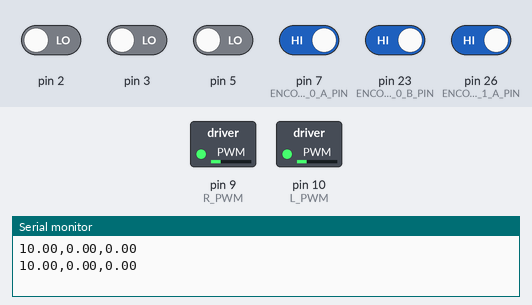
A sketch run on a simulated Arduino Mega 2560, built with avr-gcc and run on an emulated ATmega2560. Shown: switched loads named in the sketch (green lamp = pin HIGH), the last lines printed to the serial monitor. The test bench sets the inputs (shaded band); at power-on: pin 7 (ENCODER_0_A_PIN), pin 23 (ENCODER_0_B_PIN), pin 26 (ENCODER_1_A_PIN) HIGH, pin 2, pin 3, pin 5 LOW.

Above: at 8.05 s.
At 8.55 s:
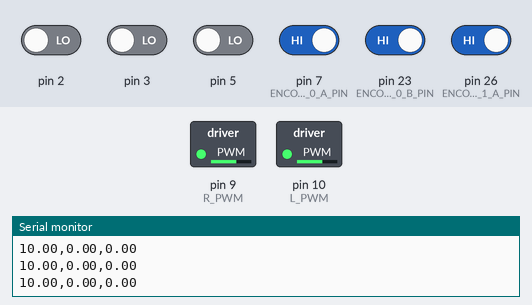
At 8.8 s:
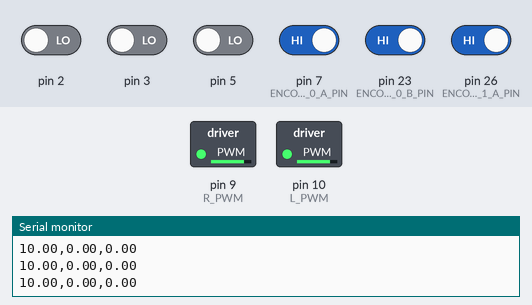
At 9.05 s:
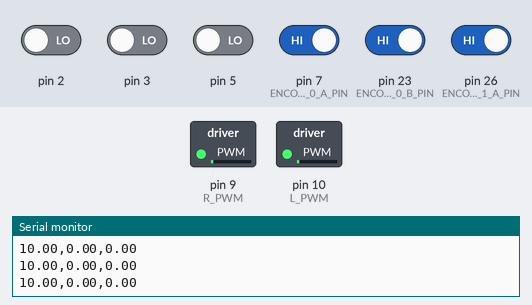
Timing chart, 0 to 11.0 s (numbered marks = the images above):
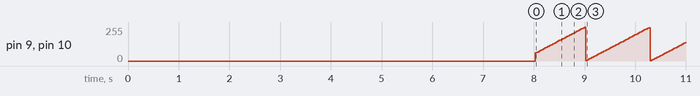

Measured:
- by itself, pin 9 (R_PWM), pin 10 (L_PWM): ramps from 0/255 to 255/255 and jumps back, once every 1.3 s

The sketch:

1029_PID.ino
```cpp
#include "Motors.h"
#include "encoders.h"'
#include "PID.h"

Motors_c motors;
PID_c left_pid;
PID_c right_pid;

#define SPEED_EST_MS 10 // estimate speed every 10ms
#define TEST_MS 2000

bool isTurning = false;

//PID
unsigned long speed_est_ts;
unsigned long test_ts;
unsigned long PID_update_priviTime;
float a = 0.1; // parameter of low pass filter
float demand = 10; // velocity demand

//Encoder
unsigned long Encoder_dt_previTime = 0;
long last_e0;
long last_e1;
float speed_e0;
float speed_e1;
float St0;
float St1;
float previSt0;
float previSt1;

void setup() {
  Serial.begin(9600);
  setupEncoder0();
  setupEncoder1();
  last_e0 = count_e0;
  last_e1 = count_e1;
  speed_e0 = 0.0;
  speed_e1 = 0.0;
  St0 = 0.0;
  St1 = 0.0;
  previSt0 = 0.0;
  previSt1 = 0.0;
  left_pid.initialise( 5.5, 0.02, 0.0 ); //pid initialise ( 13.0, 0.2, 0.0 ) respond would be faster but too strong
  right_pid.initialise( 5.5, 0.02, 0.0 ); //pid initialise ( 13.0, 0.2, 0.0 ) respond would be faster but too strong
  test_ts = millis(); // Prepare our testing timestamp
  delay(8000);
  left_pid.reset();
  right_pid.reset();
}

void loop() {


  unsigned long Encoder_dt_currenTime = millis();
  if( Encoder_dt_currenTime - Encoder_dt_previTime > 20 ) {
    long dt = Encoder_dt_currenTime - Encoder_dt_previTime;
    if (dt == 0) {
      return;
    }
    long count_difference0 = count_e0 - last_e0;
    long count_difference1 = count_e1 -last_e1;
    last_e0 = count_e0;
    last_e1 = count_e1;
    speed_e0 = (float)count_difference0 / (float)dt;
    speed_e1 = (float)count_difference1 / (float)dt;
    St0 = (float)(a * speed_e0) + (float)((1.0 - a) * previSt0);
    St1 = (float)(a * speed_e1) + (float)((1.0 - a) * previSt1);
    Encoder_dt_previTime = Encoder_dt_currenTime;
    previSt0 = St0;
    previSt1 = St1;
    //Serial.print( speed_e0 * 60000 / 358.3 , 4 ); // chaging speed unit to rpm
    //Serial.print( "," );
    //Serial.println( St * 60000 / 358.3 , 4 ); //rpm // chaging speed unit to rpm
  }


//   if( millis() - test_ts > TEST_MS ) {
//    test_ts = millis();
//    demand = demand * -1.0;
//  } // changing damand to positive or netative to test the performance PID controller


      unsigned long PID_update_currenTime = millis();
    if(PID_update_currenTime - PID_update_priviTime > 30){
      float l_pwm = left_pid.update( demand, St1*10 );
      float r_pwm = right_pid.update( demand, St0*10 );
      motors.setPWM( l_pwm, r_pwm );
      PID_update_priviTime = PID_update_currenTime;
      Serial.print( demand );
      Serial.print( "," );
      Serial.print( St0*10 );
      Serial.print( "," );
      Serial.print( St1*10 );
      Serial.print( "\n" );
    }
}
```

Encoders.h
```cpp
/*
 *
 * This code has been completed for you and should not be changed.
 * This code will be discussed in Labsheet 4.
 *
 */

#ifndef _ENCODERS_H
#define _ENCODERS_H

#define ENCODER_0_A_PIN  7
#define ENCODER_0_B_PIN  23
#define ENCODER_1_A_PIN  26
//#define ENCODER_1_B_PIN Non-standard pin!


// Volatile Global variables used by Encoder ISR.
volatile long count_e0; // used by encoder to count the rotation
volatile byte state_e0; // used to determine quadrature state
volatile long count_e1;
volatile byte state_e1;


// This ISR handles just Encoder 1
// ISR to read the Encoder1 Channel A and B pins
// and then look up based on  transition what kind of
// rotation must have occured.
ISR( INT6_vect ) {
  // We know that the ISR is only called when a pin changes.
  // We also know only 1 pin can change at a time.
  // The XOR(AB) signal change from "Channel A" triggers ISR.

  // First, Read in the new state of the encoder pins.
  // Standard pins, so standard read functions.
  boolean e0_B = digitalRead( ENCODER_0_B_PIN ); // normal B state
  boolean e0_A = digitalRead( ENCODER_0_A_PIN ); // XOR(AB)

  // Software XOR (^) logically infers
  // the true value of A given the state of B
  e0_A = e0_A ^ e0_B;

  // Shift our (new) current readings into bit positions
  // 2 and 3 in the state variable (current state)
  // State: (bit3)  (bit2)  (bit1)   (bit0)
  // State:  new B   new A   old B   old A
  state_e0 = state_e0 | ( e0_B  << 3 );
  state_e0 = state_e0 | ( e0_A  << 2 );

  if ( state_e0 == 1 ) {
    count_e0--;
  } else if ( state_e0 == 2) {
    count_e0++;
  } else if ( state_e0 == 4) {
    count_e0++;
  } else if ( state_e0 == 7) {
    count_e0--;
  } else if ( state_e0 == 8) {
    count_e0--;
  } else if ( state_e0 == 11) {
    count_e0++;
  } else if ( state_e0 == 13) {
    count_e0++;
  } else if ( state_e0 == 14) {
    count_e0--;
  }

  // Shift the current readings (bits 3 and 2) down
  // into position 1 and 0 (to become prior readings)
  // This bumps bits 1 and 0 off to the right, "deleting"
  // them for the next ISR call.
  state_e0 = state_e0 >> 2;

}


// This ISR handles just Encoder 0
// ISR to read the Encoder0 Channel A and B pins
// and then look up based on  transition what kind of
// rotation must have occured.
ISR( PCINT0_vect ) {

  // First, Read in the new state of the encoder pins.

  // Mask for a specific pin from the port.
  // Non-standard pin, so we access the register
  // directly.
  // Reading just PINE would give us a number
  // composed of all 8 bits.  We want only bit 2.
  // B00000100 masks out all but bit 2
  // It is more portable to use the PINE2 keyword.
  boolean e1_B = PINE & (1 << PINE2);
  //boolean e1_B = PINE & B00000100;  // Does same as above.

  // Standard read from the other pin.
  boolean e1_A = digitalRead( ENCODER_1_A_PIN ); // 26 the same as A8


  e1_A = e1_A ^ e1_B;

  // Create a bitwise representation of our states
  // We do this by shifting the boolean value up by
  // the appropriate number of bits, as per our table
  // header:
  //
  // State :  (bit3)  (bit2)  (bit1)  (bit0)
  // State :  New A,  New B,  Old A,  Old B.
  state_e1 = state_e1 | ( e1_B  << 3 );
  state_e1 = state_e1 | ( e1_A  << 2 );


  // This is an inefficient way of determining
  // the direction.  However it illustrates well
  // against the lecture slides.
  if ( state_e1 == 1 ) {
    count_e1--;
  } else if ( state_e1 == 2) {
    count_e1++;
  } else if ( state_e1 == 4) {
    count_e1++;
  } else if ( state_e1 == 7) {
    count_e1--;
  } else if ( state_e1 == 8) {
    count_e1--;
  } else if ( state_e1 == 11) {
    count_e1++;
  } else if ( state_e1 == 13) {
    count_e1++;
  } else if ( state_e1 == 14) {
    count_e1--;
  }

  // Shift the current readings (bits 3 and 2) down
  // into position 1 and 0 (to become prior readings)
  // This bumps bits 1 and 0 off to the right, "deleting"
  // them for the next ISR call.
  state_e1 = state_e1 >> 2;
}


/*
   This setup routine enables interrupts for
   encoder1.  The interrupt is automatically
   triggered when one of the encoder pin changes.
   This is really convenient!  It means we don't
   have to check the encoder manually.
*/
void setupEncoder0()
{
  count_e0 = 0;

  // Setup pins for right encoder
  pinMode( ENCODER_0_A_PIN, INPUT );
  pinMode( ENCODER_0_B_PIN, INPUT );

  // initialise the recorded state of e0 encoder.
  state_e0 = 0;

  // Get initial state of encoder pins A + B
  boolean e0_A = digitalRead( ENCODER_0_A_PIN );
  boolean e0_B = digitalRead( ENCODER_0_B_PIN );
  e0_A = e0_A ^ e0_B;

  // Shift values into correct place in state.
  // Bits 1 and 0  are prior states.
  state_e0 = state_e0 | ( e0_B << 1 );
  state_e0 = state_e0 | ( e0_B << 0 );


  // Now to set up PE6 as an external interupt (INT6), which means it can
  // have its own dedicated ISR vector INT6_vector

  // Page 90, 11.1.3 External Interrupt Mask Register – EIMSK
  // Disable external interrupts for INT6 first
  // Set INT6 bit low, preserve other bits
  EIMSK = EIMSK & ~(1 << INT6);
  //EIMSK = EIMSK & B1011111; // Same as above.

  // Page 89, 11.1.2 External Interrupt Control Register B – EICRB
  // Used to set up INT6 interrupt
  EICRB |= ( 1 << ISC60 );  // using header file names, push 1 to bit ISC60
  //EICRB |= B00010000; // does same as above

  // Page 90, 11.1.4 External Interrupt Flag Register – EIFR
  // Setting a 1 in bit 6 (INTF6) clears the interrupt flag.
  EIFR |= ( 1 << INTF6 );
  //EIFR |= B01000000;  // same as above

  // Now that we have set INT6 interrupt up, we can enable
  // the interrupt to happen
  // Page 90, 11.1.3 External Interrupt Mask Register – EIMSK
  // Disable external interrupts for INT6 first
  // Set INT6 bit high, preserve other bits
  EIMSK |= ( 1 << INT6 );
  //EIMSK |= B01000000; // Same as above

}


void setupEncoder1(){

  count_e1 = 0;

  // Setting up left encoder:
  // The 3Pi board uses the pin PE2 (port E, pin 2) which is
  // very unconventional.  It doesn't have a standard
  // arduino alias (like d6, or a5, for example).
  // We set it up here with direct register access
  // Writing a 0 to a DDR sets as input
  // DDRE = Data Direction Register (Port)E
  // We want pin PE2, which means bit 2 (counting from 0)
  // PE Register bits [ 7  6  5  4  3  2  1  0 ]
  // Binary mask      [ 1  1  1  1  1  0  1  1 ]
  //
  // By performing an & here, the 0 sets low, all 1's preserve
  // any previous state.
  DDRE = DDRE & ~(1 << DDE6);
  //DDRE = DDRE & B11111011; // Same as above.

  // We need to enable the pull up resistor for the pin
  // To do this, once a pin is set to input (as above)
  // You write a 1 to the bit in the output register
  PORTE = PORTE | (1 << PORTE2 );
  //PORTE = PORTE | 0B00000100;

  // Encoder1 uses conventional pin 26
  pinMode( ENCODER_1_A_PIN, INPUT );
  digitalWrite( ENCODER_1_A_PIN, HIGH ); // Encoder 1 xor

  // initialise the recorded state of e1 encoder.
  state_e1 = 0;

  // Get initial state of encoder.
  boolean e1_B = PINE & (1 << PINE2);
  //boolean e1_B = PINE & B00000100;  // Does same as above.

  // Standard read from the other pin.
  boolean e1_A = digitalRead( ENCODER_1_A_PIN ); // 26 the same as A8

  // Some clever electronics combines the
  // signals and this XOR restores the
  // true value.
  e1_A = e1_A ^ e1_B;


  // Enable pin-change interrupt on A8 (PB4) for encoder0, and disable other
  // pin-change interrupts.
  // Note, this register will normally create an interrupt a change to any pins
  // on the port, but we use PCMSK0 to set it only for PCINT4 which is A8 (PB4)
  // When we set these registers, the compiler will now look for a routine called
  // ISR( PCINT0_vect ) when it detects a change on the pin.  PCINT0 seems like a
  // mismatch to PCINT4, however there is only the one vector servicing a change
  // to all PCINT0->7 pins.
  // See Manual 11.1.5 Pin Change Interrupt Control Register - PCICR

  // Page 91, 11.1.5, Pin Change Interrupt Control Register
  // Disable interrupt first
  PCICR = PCICR & ~( 1 << PCIE0 );
  // PCICR &= B11111110;  // Same as above

  // 11.1.7 Pin Change Mask Register 0 – PCMSK0
  PCMSK0 |= (1 << PCINT4);

  // Page 91, 11.1.6 Pin Change Interrupt Flag Register – PCIFR
  PCIFR |= (1 << PCIF0);  // Clear its interrupt flag by writing a 1.

  // Enable
  PCICR |= (1 << PCIE0);
}

#endif
```

Motors.h
```cpp
/************************************
,        .       .           .      ,
|        |       |           |     '|
|    ,-: |-. ,-. |-. ,-. ,-. |-     |
|    | | | | `-. | | |-' |-' |      |
`--' `-` `-' `-' ' ' `-' `-' `-'    '
*************************************/

// this #ifndef stops this file
// from being included mored than
// once by the compiler.
#ifndef _MOTORS_H
#define _MOTORS_H

// Pin definitions.  By using #define we can
// switch the number here, and everywhere the
// text appears (i.e. L_PWM) it will be
// replaced.
#define L_PWM 10 // This is correct.
#define L_DIR 16 // This is correct.
#define R_PWM 9 // This is correct.
#define R_DIR 15 // This is correct.

// It is a good idea to limit the maximum power
// sent to the motors. Using #define means we
// can set this value just once here, and it
// can be used in many places in the code below.
#define MAX_PWM 180.0

// Class to operate the motors.
class Motors_c {

  public:

    // Constructor, must exist.
    Motors_c() {
      // Leave empty. Ensure initialise() is called
      // instead.
    }

    // Use this function to initialise the pins that
    // will control the motors, and decide what first
    // value they should have.
    void initialise() {

      // Uncomment and replace the ???? with the correct
      // values, e.g  pinMode( <pin>, <INPUT or OUTPUT> );
      pinMode( L_PWM , OUTPUT );
      pinMode( L_DIR , OUTPUT );
      pinMode( R_PWM , OUTPUT );
      pinMode( R_DIR , OUTPUT );

      // Uncomment and replace ???? with the correct
      // values, e.g. digitalWrite( <pin>, <HIGH or LOW> );
      // Which pins will be either HIGH or LOW? What
      // purpose do they serve?
            digitalWrite( L_DIR, LOW );
            digitalWrite( R_DIR, HIGH );

      // Uncomment and replace ???? with the correct
      // values, e.g. analogWrite( <pin>, < 0 : 255 > );
      // Which pins will take a value in range [0:255]?
      // What purpose do they serve?
       analogWrite( L_PWM , 20 );
       analogWrite( R_PWM , 20 );

    } // End of initialise()


    // This function will be used to send a power value
    // to the motors.
    //
    // The power sent to the motors is created by the
    // analogWrite() function, which is producing PWM.
    // analogWrite() is intended to use a range between
    // [0:255].
    //
    // This function takes two input arguments: "left_pwr"
    // and "right_pwr", (pwr = power) and they are of the
    // type float. A float might be a value like 0.01, or
    // -150.6
    void setPWM( float left_pwr, float right_pwr ) {

      // What should happen if the request for left_pwr
      // is less than 0? Recall, how are these motors
      // operated in terms of the pins used?
      if ( left_pwr < 0 ) {
         digitalWrite( L_DIR, HIGH );
         left_pwr = abs(left_pwr);
      } else {
         digitalWrite( L_DIR, LOW );
      }

      // What should happen if the request for right_pwr
      // is less than 0? Recall, how are these motors
      // operated in terms of the pins used?
      if ( right_pwr < 0 ) {
         digitalWrite( R_DIR, HIGH );
         right_pwr = abs(right_pwr);
      } else {
         digitalWrite( R_DIR, LOW );
      }


      // analogWrite() requires a value in the range
      // [0:255], and note this is positive only!
      // Write some code here to take the value of
      // left_pwr and ensure it is:
      // - positive only
      // - within the range 0 to 255
      // Note, we have used the sign to determine
      // the direction - so we don't care about the
      // sign of the value any more.


      // analogWrite() requires a value in the range
      // [0:255], and note this is positive only!
      // Write some code here to take the value of
      // right_pwr and ensure it is:
      // - positive only
      // - within the range 0 to 255
      // Note, we have used the sign to determine
      // the direction - so we don't care about the
      // sign of the value any more.


      // Lastly, write the requested power value to
      // the motors as a PWM signal.
      // Without the code above, this is likely to
      // produce very unexpected behaviours.
      analogWrite( L_PWM, left_pwr );
      analogWrite( R_PWM, right_pwr );

      // Done!
      return;

    } // End of setPWM()


}; // End of Motors_c class definition.


#endif
```

Source omitted: PID.h (3595 bytes)
